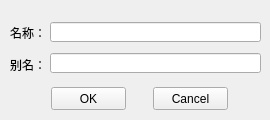
<?xml version="1.0" encoding="UTF-8"?>
<ui version="4.0">
 <class>navi_dlg</class>
 <widget class="QWidget" name="navi_dlg">
  <property name="geometry">
   <rect>
    <x>0</x>
    <y>0</y>
    <width>270</width>
    <height>120</height>
   </rect>
  </property>
  <property name="windowTitle">
   <string>navi_dlg</string>
  </property>
  <widget class="QLabel" name="label">
   <property name="geometry">
    <rect>
     <x>10</x>
     <y>22</y>
     <width>41</width>
     <height>21</height>
    </rect>
   </property>
   <property name="text">
    <string>名称：</string>
   </property>
  </widget>
  <widget class="QLabel" name="label_2">
   <property name="geometry">
    <rect>
     <x>10</x>
     <y>54</y>
     <width>61</width>
     <height>21</height>
    </rect>
   </property>
   <property name="text">
    <string>别名：</string>
   </property>
  </widget>
  <widget class="QLineEdit" name="m_key">
   <property name="geometry">
    <rect>
     <x>50</x>
     <y>22</y>
     <width>211</width>
     <height>20</height>
    </rect>
   </property>
  </widget>
  <widget class="QLineEdit" name="m_alias">
   <property name="geometry">
    <rect>
     <x>50</x>
     <y>53</y>
     <width>211</width>
     <height>20</height>
    </rect>
   </property>
  </widget>
  <widget class="QPushButton" name="m_ok">
   <property name="geometry">
    <rect>
     <x>51</x>
     <y>87</y>
     <width>75</width>
     <height>23</height>
    </rect>
   </property>
   <property name="text">
    <string>OK</string>
   </property>
   <property name="autoDefault">
    <bool>true</bool>
   </property>
  </widget>
  <widget class="QPushButton" name="m_cancel">
   <property name="geometry">
    <rect>
     <x>153</x>
     <y>87</y>
     <width>75</width>
     <height>23</height>
    </rect>
   </property>
   <property name="text">
    <string>Cancel</string>
   </property>
  </widget>
 </widget>
 <layoutdefault spacing="6" margin="11"/>
 <resources/>
 <connections/>
</ui>
